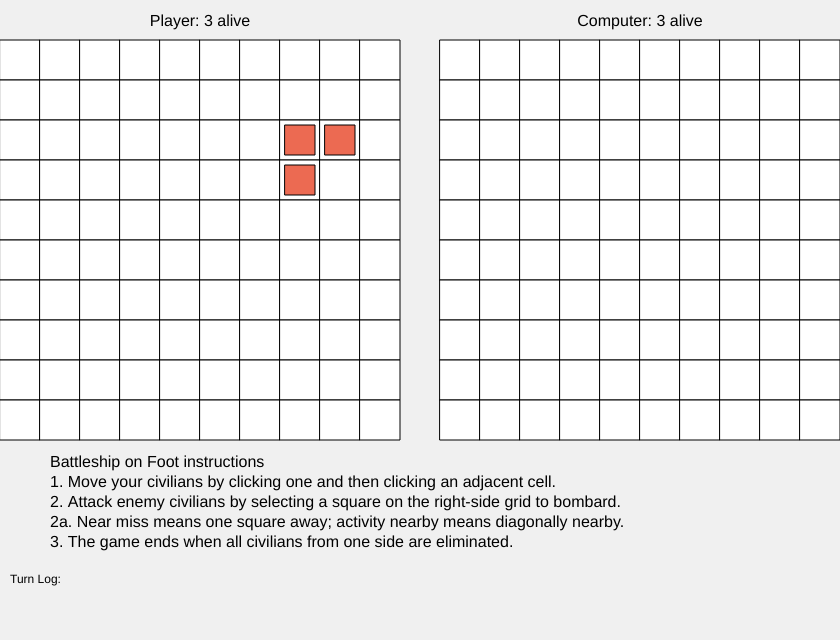
Frame 1 (no input)
Frame 60 (no input): identical to frame 1, image omitted
Frame 120 (the mouse pressed at the canvas centre since frame 60): identical to frame 1, image omitted

The p5.js sketch that drew this single still picture (run headless with seeded random() and noise() and a simulated clock; from frame 60 on, the mouse is pressed at the canvas centre):

// p5.js sketch
// ── sketch.js
let gridSize = 10;
let cellSize = 40;

let playerGrid = [];
let computerGrid = [];

let playerChars = [];
let computerChars = [];

let movedThisTurn = [];
let selectedCharIndex = null;

let turn = "player";
let movePhase = true;

let hitMessage = "";
let hitMessageTimer = 0;
let explosion = null;

let turnLog = [];
let computerMemory = {
  hitStack: [],
  potentialTargets: []
};

let lastPlayerAttack = null;
let lastAttackResult = null;

let buttonTransparency = 0;
let gameEnded = false;

function setup() {
  createCanvas(gridSize * cellSize * 2 + 40, gridSize * cellSize + 240);
  initGrids();
  initCharacters();
}

function initGrids() {
  playerGrid = Array.from({ length: gridSize }, () => Array(gridSize).fill(0));
  computerGrid = Array.from({ length: gridSize }, () => Array(gridSize).fill(0));
}

function initCharacters() {
  playerChars = getRandomPositions(3, playerGrid).map(pos => ({ ...pos, alive: true }));
  computerChars = getRandomPositions(3, computerGrid).map(pos => ({ ...pos, alive: true }));
  movedThisTurn = playerChars.map(c => !c.alive);
}

function getRandomPositions(count, grid) {
  const positions = [];
  while (positions.length < count) {
    const x = floor(random(gridSize));
    const y = floor(random(gridSize));
    if (!positions.some(p => p.x === x && p.y === y) && grid[x][y] === 0) {
      positions.push({ x, y });
    }
  }
  return positions;
}

function draw() {
  background(240);

  drawHitMessage();
  drawInfo();
  drawGrid(playerGrid, 0, 40, playerChars, false, true);
  drawGrid(computerGrid, gridSize * cellSize + 40, 40, [], true);
	drawInstructions();
	drawHiddenButton();

  if (explosion) {
    fill(248, 176, 66, explosion.opacity);
    ellipse(explosion.x, explosion.y, 30);
    explosion.opacity -= 5;
    if (explosion.opacity <= 0) explosion = null;
  }

  drawTurnLog();

  if (checkGameOver()) {
    textSize(32);
    fill(0);
    textAlign(CENTER, TOP);
    text(getWinner() + " wins!", width / 2, 5);
    noLoop();
  }
	
	if (gameEnded) {
    textSize(32);
    
    fill(0);
    noStroke();
    rect(width / 2 - 375, height / 2 - 140, 750, 125);

    fill(255);
    textAlign(CENTER, TOP);
    
    text("Everyone agreed to the terms.", width / 2, height / 2 - 120);
    text("What if peace were evident from the start?", width / 2, height / 2 - 70);
	}
}

function drawHitMessage() {
  if (hitMessageTimer > 0) {
    fill(255, 0, 0);
    textSize(20);
    textAlign(CENTER);
    text(hitMessage, width / 2, 20);
    hitMessageTimer--;
  }
}

function drawInstructions() {
  fill(220);
  noStroke();
  
  fill(0);
  textSize(16);
  textAlign(LEFT, TOP);
  text("Battleship on Foot instructions", 50, gridSize * cellSize + 55);
  text("1. Move your civilians by clicking one and then clicking an adjacent cell.", 50, gridSize * cellSize + 75);
  text("2. Attack enemy civilians by selecting a square on the right-side grid to bombard.", 50, gridSize * cellSize + 95);
	text("2a. Near miss means one square away; activity nearby means diagonally nearby.", 50, gridSize * cellSize + 115);
  text("3. The game ends when all civilians from one side are eliminated.", 50, gridSize * cellSize + 135);
}

function drawInfo() {
  fill(0);
  textSize(16);
  textAlign(CENTER, BOTTOM);
  text("Player: " + playerChars.filter(c => c.alive).length + " alive", cellSize * gridSize / 2, 30);
  text("Computer: " + computerChars.filter(c => c.alive).length + " alive", cellSize * gridSize + 40 + cellSize * gridSize / 2, 30);
}

function drawHiddenButton() {
  fill(0, 150);
  noStroke();

  fill(0, buttonTransparency);
  textSize(12);
  textAlign(LEFT, CENTER);
  text("Click me to sue for peace", 50, gridSize * cellSize + 162.5);
}

function drawGrid(grid, offsetX, offsetY, characters, hide = false, highlightPlayer = false) {
  for (let y = 0; y < gridSize; y++) {
    for (let x = 0; x < gridSize; x++) {
      stroke(0);
      if (offsetX > width / 2) {
        if (lastPlayerAttack && lastPlayerAttack.x === x && lastPlayerAttack.y === y) {
          if (lastAttackResult === "hit") {
            fill("black");
          } else if (lastAttackResult === "near") {
            fill("#9dbdba");
          } else if (lastAttackResult === "diag") {
            fill("#93aec1");
          } else {
            fill("#888");
          }
        } else {
          fill(grid[x][y] === 1 ? "black" : "white");
        }
      } else {
        fill(grid[x][y] === 1 ? "black" : "white");
      }
      rect(offsetX + x * cellSize, offsetY + y * cellSize, cellSize, cellSize);
    }
  }

  characters.forEach((c, index) => {
    if (!c.alive) return;
    let px = offsetX + c.x * cellSize;
    let py = offsetY + c.y * cellSize;

    if (highlightPlayer) {
      if (selectedCharIndex === index) {
        strokeWeight(3);
        stroke(0, 255, 0);
      } else {
        strokeWeight(1);
        stroke(0);
      }
    }

    fill(highlightPlayer && movedThisTurn[index] ? 200 : "#ec6a52");
    rect(px + 5, py + 5, cellSize - 10, cellSize - 10);

    if (highlightPlayer) strokeWeight(1);
  });
}

function drawTurnLog() {
  fill(0);
  textSize(12);
  textAlign(LEFT);
  text("Turn Log:", 10, height - 60);
  for (let i = 0; i < turnLog.length && i < 4; i++) {
    text(turnLog[turnLog.length - 1 - i], 10, height - 45 + i * 14);
  }
}

function mousePressed() {
  let buttonX = 50;
  let buttonY = gridSize * cellSize + 150;
  let buttonWidth = 200;
  let buttonHeight = 30;
  
  if (mouseX >= buttonX && mouseX <= buttonX + buttonWidth &&
      mouseY >= buttonY && mouseY <= buttonY + buttonHeight) {
    gameEnded = true;
    noLoop();
    return;
  }
	
  if (turn !== "player") return;

  let gridX = floor(mouseX / cellSize);
  let gridY = floor((mouseY - 40) / cellSize);
  if (gridY < 0 || gridY >= gridSize) return;

  if (mouseX < gridSize * cellSize) {
    for (let i = 0; i < playerChars.length; i++) {
      let c = playerChars[i];
      if (c.alive && c.x === gridX && c.y === gridY) {
        selectedCharIndex = (selectedCharIndex === i) ? null : i;
        return;
      }
    }

    if (selectedCharIndex !== null) {
      let c = playerChars[selectedCharIndex];
      if (!movedThisTurn[selectedCharIndex] &&
          isAdjacent(c.x, c.y, gridX, gridY) &&
          playerGrid[gridX][gridY] === 0 &&
          !isOccupied(gridX, gridY, playerChars)) {
        c.x = gridX;
        c.y = gridY;
        movedThisTurn[selectedCharIndex] = true;
        selectedCharIndex = null;
        if (playerChars.every((c, i) => !c.alive || movedThisTurn[i])) movePhase = false;
      }
    }

  } else {
    if (movePhase) return;
    let cx = gridX - gridSize - 1;
    if (cx < 0 || cx >= gridSize) return;

    if (computerGrid[cx][gridY] === 0) {
      computerGrid[cx][gridY] = 1;

      lastPlayerAttack = { x: cx, y: gridY };

      let hit = false;
      let nearMiss = false;
      let diagMiss = false;

      for (let c of computerChars) {
        if (c.alive) {
          if (c.x === cx && c.y === gridY) {
            c.alive = false;
            hit = true;
          } else if (isAdjacent(c.x, c.y, cx, gridY)) {
            nearMiss = true;
          } else if (isDiagonal(c.x, c.y, cx, gridY)) {
            diagMiss = true;
          }
        }
      }

      if (hit) {
        hitMessage = "You hit one!";
        lastAttackResult = "hit";
        computerMemory.hitStack = [{ x: cx, y: gridY }];
        computerMemory.potentialTargets = [];
      } else if (nearMiss) {
        hitMessage = "Near miss!";
        lastAttackResult = "near";
        computerMemory.hitStack = [{ x: cx, y: gridY }];
      } else if (diagMiss) {
        hitMessage = "Activity nearby!";
        lastAttackResult = "diag";
        computerMemory.hitStack = [{ x: cx, y: gridY }];
      } else {
        hitMessage = "Miss!";
        lastAttackResult = "miss";
        computerMemory.hitStack = [];
      }

      hitMessageTimer = 60;
      explosion = { x: mouseX, y: mouseY, opacity: 255 };
      turnLog.push(`Player attacks (${cx}, ${gridY}) - ${hitMessage}`);
      endTurn();
    }
  }
}

function isAdjacent(x1, y1, x2, y2) {
  return abs(x1 - x2) + abs(y1 - y2) === 1;
}

function isDiagonal(x1, y1, x2, y2) {
  return abs(x1 - x2) === 1 && abs(y1 - y2) === 1;
}

function isOccupied(x, y, chars) {
  return chars.some(c => c.alive && c.x === x && c.y === y);
}

function endTurn() {
  turn = "computer";
  selectedCharIndex = null;
  movedThisTurn = playerChars.map(c => !c.alive);
  movePhase = true;
	buttonTransparency = min(buttonTransparency + 1, 100);
  setTimeout(computerTurn, 700);
}

function isValidAttack(x, y) {
  return x >= 0 && x < gridSize && y >= 0 && y < gridSize && playerGrid[x][y] === 0;
}

function computerTurn() {
  for (let c of computerChars) {
    if (!c.alive) continue;

    let dirs = shuffle([
      { dx: 1, dy: 0 },
      { dx: -1, dy: 0 },
      { dx: 0, dy: 1 },
      { dx: 0, dy: -1 }
    ]);

    let bestMove = null;
    let maxDistance = -1;

    for (let dir of dirs) {
      let nx = c.x + dir.dx;
      let ny = c.y + dir.dy;
      if (
        nx >= 0 && nx < gridSize &&
        ny >= 0 && ny < gridSize &&
        computerGrid[nx][ny] === 0 &&
        !isOccupied(nx, ny, computerChars)
      ) {
        let distance = 0;
        for (let p of playerChars) {
          if (p.alive) distance += dist(nx, ny, p.x, p.y);
        }
        if (distance > maxDistance) {
          maxDistance = distance;
          bestMove = { x: nx, y: ny };
        }
      }
    }

    if (bestMove) {
      c.x = bestMove.x;
      c.y = bestMove.y;
    }
  }

  let gx, gy;

  if (computerMemory.hitStack.length > 0) {
    let { x, y } = computerMemory.hitStack[0];
    let directions = shuffle([
      { x: x + 1, y },
      { x: x - 1, y },
      { x, y: y + 1 },
      { x, y: y - 1 }
    ]);
    for (let d of directions) {
      if (isValidAttack(d.x, d.y)) {
        gx = d.x;
        gy = d.y;
        break;
      }
    }
  }

  while ((gx === undefined || gy === undefined) && computerMemory.potentialTargets.length > 0) {
    let next = computerMemory.potentialTargets.shift();
    if (isValidAttack(next.x, next.y)) {
      gx = next.x;
      gy = next.y;
    }
  }

  if (gx === undefined || gy === undefined) {
    let available = [];
    for (let x = 0; x < gridSize; x++) {
      for (let y = 0; y < gridSize; y++) {
        if (playerGrid[x][y] === 0) {
          available.push({ x, y });
        }
      }
    }
    if (available.length > 0) {
      let choice = random(available);
      gx = choice.x;
      gy = choice.y;
    } else {
      gx = 0;
      gy = 0;
    }
  }

  playerGrid[gx][gy] = 1;

  let hit = false;
  let nearMiss = false;
  let diagMiss = false;

  for (let c of playerChars) {
    if (c.alive) {
      if (c.x === gx && c.y === gy) {
        c.alive = false;
        hit = true;
      } else if (isAdjacent(c.x, c.y, gx, gy)) {
        nearMiss = true;
      } else if (isDiagonal(c.x, c.y, gx, gy)) {
        diagMiss = true;
      }
    }
  }

  if (hit) {
    computerMemory.hitStack = [{ x: gx, y: gy }];
    computerMemory.potentialTargets = [];
  } else {
    computerMemory.hitStack = [];
    if (nearMiss || diagMiss) {
      let nearby = [];
      for (let dx = -1; dx <= 1; dx++) {
        for (let dy = -1; dy <= 1; dy++) {
          if (dx === 0 && dy === 0) continue;
          let nx = gx + dx;
          let ny = gy + dy;
          if (isValidAttack(nx, ny)) {
            nearby.push({ x: nx, y: ny });
          }
        }
      }
      computerMemory.potentialTargets.push(...shuffle(nearby));
    }
  }

  let resultText = hit ? "Hit!" : nearMiss ? "Near miss" : diagMiss ? "Activity nearby" : "Miss";
  turnLog.push(`Computer attacks (${gx}, ${gy}) - ${resultText}`);
  turn = "player";
}

function checkGameOver() {
  return playerChars.every(c => !c.alive) || computerChars.every(c => !c.alive);
}

function getWinner() {
  const playerAlive = playerChars.filter(c => c.alive).length;
  const computerAlive = computerChars.filter(c => c.alive).length;
  if (playerAlive === 0 && computerAlive === 0) return "Draw";
  return playerAlive > 0 ? "Player" : "Computer";
}
